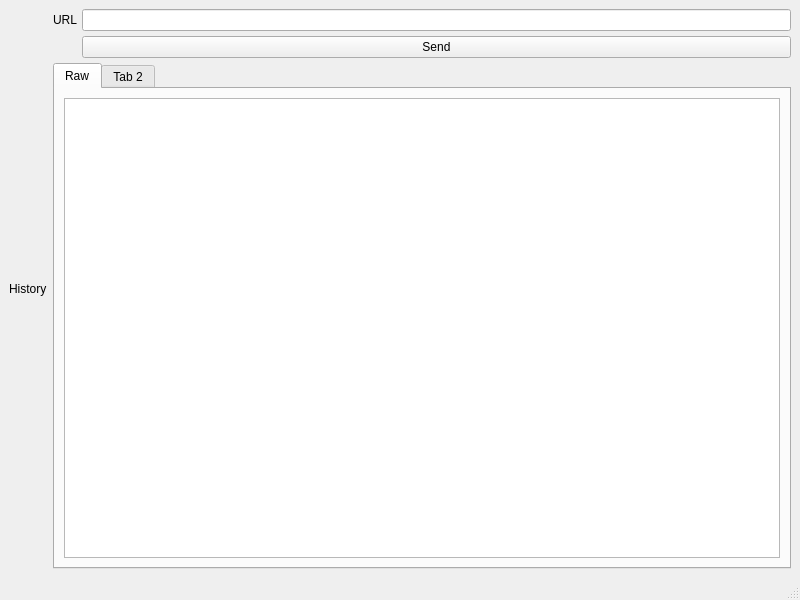
<?xml version="1.0" encoding="UTF-8"?>
<ui version="4.0">
 <class>MainWindowRESTLess</class>
 <widget class="QMainWindow" name="MainWindowRESTLess">
  <property name="geometry">
   <rect>
    <x>0</x>
    <y>0</y>
    <width>800</width>
    <height>600</height>
   </rect>
  </property>
  <property name="windowTitle">
   <string>RESTLess</string>
  </property>
  <widget class="QWidget" name="centralwidget">
   <layout class="QHBoxLayout" name="horizontalLayout_2">
    <item>
     <layout class="QHBoxLayout" name="horizontalLayout">
      <item>
       <layout class="QVBoxLayout" name="verticalLayout">
        <item>
         <widget class="QLabel" name="label">
          <property name="text">
           <string>History</string>
          </property>
         </widget>
        </item>
       </layout>
      </item>
      <item>
       <layout class="QVBoxLayout" name="verticalLayout_2">
        <property name="spacing">
         <number>5</number>
        </property>
        <item>
         <layout class="QFormLayout" name="formLayout">
          <property name="fieldGrowthPolicy">
           <enum>QFormLayout::AllNonFixedFieldsGrow</enum>
          </property>
          <item row="1" column="0">
           <widget class="QLabel" name="label_2">
            <property name="text">
             <string>URL</string>
            </property>
           </widget>
          </item>
          <item row="1" column="1">
           <widget class="QLineEdit" name="lineEditUrl"/>
          </item>
          <item row="2" column="1">
           <widget class="QPushButton" name="pushButtonSend">
            <property name="text">
             <string>Send</string>
            </property>
           </widget>
          </item>
         </layout>
        </item>
        <item>
         <widget class="QTabWidget" name="tabWidget">
          <widget class="QWidget" name="tab_3">
           <attribute name="title">
            <string>Raw</string>
           </attribute>
           <layout class="QHBoxLayout" name="horizontalLayout_8">
            <item>
             <layout class="QHBoxLayout" name="horizontalLayout_7">
              <item>
               <widget class="QTextBrowser" name="textBrowserRaw"/>
              </item>
             </layout>
            </item>
           </layout>
          </widget>
          <widget class="QWidget" name="tab_4">
           <attribute name="title">
            <string>Tab 2</string>
           </attribute>
          </widget>
         </widget>
        </item>
       </layout>
      </item>
     </layout>
    </item>
   </layout>
  </widget>
  <widget class="QMenuBar" name="menubar">
   <property name="geometry">
    <rect>
     <x>0</x>
     <y>0</y>
     <width>800</width>
     <height>26</height>
    </rect>
   </property>
  </widget>
  <widget class="QStatusBar" name="statusbar"/>
 </widget>
 <resources/>
 <connections/>
</ui>
